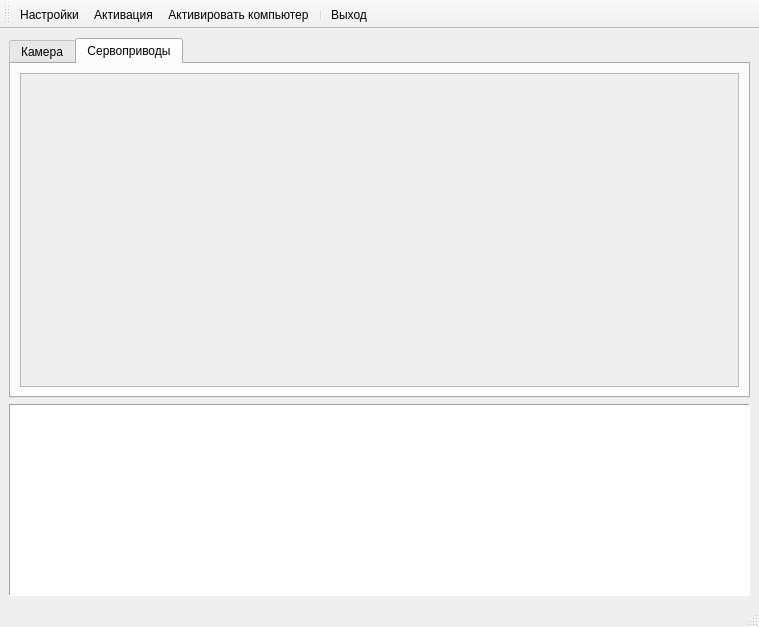
<?xml version="1.0" encoding="UTF-8"?>
<ui version="4.0">
 <class>MainWindow</class>
 <widget class="QMainWindow" name="MainWindow">
  <property name="geometry">
   <rect>
    <x>0</x>
    <y>0</y>
    <width>759</width>
    <height>627</height>
   </rect>
  </property>
  <property name="windowTitle">
   <string>Робот</string>
  </property>
  <property name="windowIcon">
   <iconset>
    <normaloff>../../robot/qrobot/icons/robot.png</normaloff>../../robot/qrobot/icons/robot.png</iconset>
  </property>
  <property name="toolButtonStyle">
   <enum>Qt::ToolButtonIconOnly</enum>
  </property>
  <widget class="QWidget" name="centralwidget">
   <layout class="QGridLayout" name="gridLayout">
    <item row="0" column="0">
     <widget class="QTabWidget" name="tabWidget">
      <property name="sizePolicy">
       <sizepolicy hsizetype="Expanding" vsizetype="Expanding">
        <horstretch>1</horstretch>
        <verstretch>1</verstretch>
       </sizepolicy>
      </property>
      <property name="minimumSize">
       <size>
        <width>0</width>
        <height>320</height>
       </size>
      </property>
      <property name="currentIndex">
       <number>1</number>
      </property>
      <widget class="QWidget" name="tabCamera">
       <attribute name="icon">
        <iconset>
         <normaloff>../../robot/qrobot/icons/eye.png</normaloff>../../robot/qrobot/icons/eye.png</iconset>
       </attribute>
       <attribute name="title">
        <string>Камера</string>
       </attribute>
       <layout class="QGridLayout" name="gridLayout_3">
        <item row="0" column="0">
         <widget class="QGraphicsView" name="gv_camera"/>
        </item>
       </layout>
      </widget>
      <widget class="QWidget" name="tabServos">
       <attribute name="icon">
        <iconset>
         <normaloff>../icons/arm.png</normaloff>../icons/arm.png</iconset>
       </attribute>
       <attribute name="title">
        <string>Сервоприводы</string>
       </attribute>
       <layout class="QGridLayout" name="gridLayout_4">
        <item row="0" column="0">
         <widget class="QScrollArea" name="scrollArea">
          <property name="horizontalScrollBarPolicy">
           <enum>Qt::ScrollBarAlwaysOff</enum>
          </property>
          <property name="sizeAdjustPolicy">
           <enum>QAbstractScrollArea::AdjustToContents</enum>
          </property>
          <property name="widgetResizable">
           <bool>true</bool>
          </property>
          <property name="alignment">
           <set>Qt::AlignLeading|Qt::AlignLeft|Qt::AlignTop</set>
          </property>
          <widget class="QWidget" name="sa_servos">
           <property name="geometry">
            <rect>
             <x>0</x>
             <y>0</y>
             <width>717</width>
             <height>300</height>
            </rect>
           </property>
           <layout class="QGridLayout" name="gridLayout_5">
            <item row="0" column="0">
             <layout class="QGridLayout" name="gl_servos"/>
            </item>
           </layout>
          </widget>
         </widget>
        </item>
       </layout>
      </widget>
     </widget>
    </item>
    <item row="1" column="0">
     <widget class="QTextEdit" name="teLog">
      <property name="frameShape">
       <enum>QFrame::Panel</enum>
      </property>
      <property name="readOnly">
       <bool>true</bool>
      </property>
     </widget>
    </item>
   </layout>
  </widget>
  <widget class="QStatusBar" name="statusbar"/>
  <widget class="QToolBar" name="toolBar">
   <property name="windowTitle">
    <string>toolBar</string>
   </property>
   <attribute name="toolBarArea">
    <enum>TopToolBarArea</enum>
   </attribute>
   <attribute name="toolBarBreak">
    <bool>false</bool>
   </attribute>
   <addaction name="actionConfig"/>
   <addaction name="actionActivateRobot"/>
   <addaction name="actionActivateComputer"/>
   <addaction name="separator"/>
   <addaction name="actionExit"/>
  </widget>
  <action name="actionActivateRobot">
   <property name="checkable">
    <bool>true</bool>
   </property>
   <property name="icon">
    <iconset>
     <normaloff>../../robot/qrobot/icons/robot_green.png</normaloff>
     <normalon>../../robot/qrobot/icons/robot_red.png</normalon>../../robot/qrobot/icons/robot_green.png</iconset>
   </property>
   <property name="text">
    <string>Активировать робота</string>
   </property>
   <property name="iconText">
    <string>Активация</string>
   </property>
   <property name="statusTip">
    <string>Активировать робота</string>
   </property>
  </action>
  <action name="actionConfig">
   <property name="icon">
    <iconset>
     <normaloff>../../robot/qrobot/icons/gear.png</normaloff>../../robot/qrobot/icons/gear.png</iconset>
   </property>
   <property name="text">
    <string>Настройки</string>
   </property>
   <property name="statusTip">
    <string>Открыть окно настроек робота</string>
   </property>
  </action>
  <action name="actionExit">
   <property name="icon">
    <iconset>
     <normaloff>../../robot/qrobot/icons/quit.png</normaloff>../../robot/qrobot/icons/quit.png</iconset>
   </property>
   <property name="text">
    <string>Выход</string>
   </property>
   <property name="statusTip">
    <string>Завершить работу</string>
   </property>
   <property name="shortcut">
    <string>Ctrl+X</string>
   </property>
  </action>
  <action name="actionActivateComputer">
   <property name="checkable">
    <bool>true</bool>
   </property>
   <property name="icon">
    <iconset>
     <normaloff>../../robot/qrobot/icons/chip-green.png</normaloff>
     <normalon>../../robot/qrobot/icons/chip-red.png</normalon>../../robot/qrobot/icons/chip-green.png</iconset>
   </property>
   <property name="text">
    <string>Активировать компьютер</string>
   </property>
  </action>
 </widget>
 <resources/>
 <connections>
  <connection>
   <sender>actionExit</sender>
   <signal>triggered()</signal>
   <receiver>MainWindow</receiver>
   <slot>close()</slot>
   <hints>
    <hint type="sourcelabel">
     <x>-1</x>
     <y>-1</y>
    </hint>
    <hint type="destinationlabel">
     <x>381</x>
     <y>248</y>
    </hint>
   </hints>
  </connection>
  <connection>
   <sender>actionActivateRobot</sender>
   <signal>toggled(bool)</signal>
   <receiver>MainWindow</receiver>
   <slot>on_activate_robot(bool)</slot>
   <hints>
    <hint type="sourcelabel">
     <x>-1</x>
     <y>-1</y>
    </hint>
    <hint type="destinationlabel">
     <x>493</x>
     <y>333</y>
    </hint>
   </hints>
  </connection>
  <connection>
   <sender>actionConfig</sender>
   <signal>triggered()</signal>
   <receiver>MainWindow</receiver>
   <slot>on_config()</slot>
   <hints>
    <hint type="sourcelabel">
     <x>-1</x>
     <y>-1</y>
    </hint>
    <hint type="destinationlabel">
     <x>551</x>
     <y>417</y>
    </hint>
   </hints>
  </connection>
  <connection>
   <sender>actionActivateComputer</sender>
   <signal>toggled(bool)</signal>
   <receiver>MainWindow</receiver>
   <slot>on_activate_computer(bool)</slot>
   <hints>
    <hint type="sourcelabel">
     <x>-1</x>
     <y>-1</y>
    </hint>
    <hint type="destinationlabel">
     <x>551</x>
     <y>417</y>
    </hint>
   </hints>
  </connection>
 </connections>
 <slots>
  <slot>on_activate_robot(bool)</slot>
  <slot>on_config()</slot>
  <slot>on_activate_computer(bool)</slot>
 </slots>
</ui>
